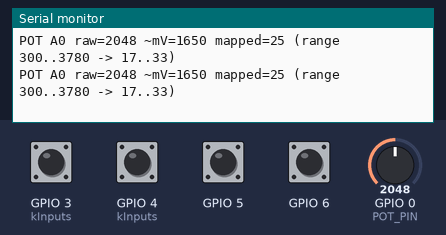
A sketch run on a simulated ESP32-C6. Parts: the last lines printed to the serial monitor. The test bench sets the inputs (shaded band); at power-on: GPIO 3 (kInputs), GPIO 4 (kInputs), GPIO 5, GPIO 6 HIGH, GPIO 0 (POT_PIN) = 2048 (analog values on the 0–4095 scale). Nothing arrives over Bluetooth unless stated; a phone connects over Bluetooth LE 3 s after start.

Above: at 1.5 s.
1.6 s: GPIO 3 (kInputs) pulled LOW for 0.15 s
3.2 s: GPIO 0 (POT_PIN) set to 2866
At 3.21 s:
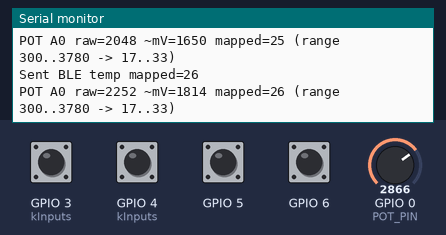
4.7 s: GPIO 4 (kInputs) pulled LOW for 0.15 s
6.3 s: GPIO 5 pulled LOW for 0.15 s
7.9 s: GPIO 6 pulled LOW for 0.15 s
9.5 s: GPIO 0 (POT_PIN) set to 3603
At 9.8 s:
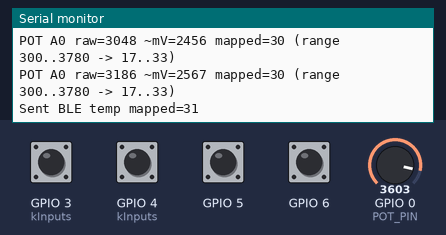
Timing chart, 0 to 12.0 s (numbered marks = the images above; inputs shaded):
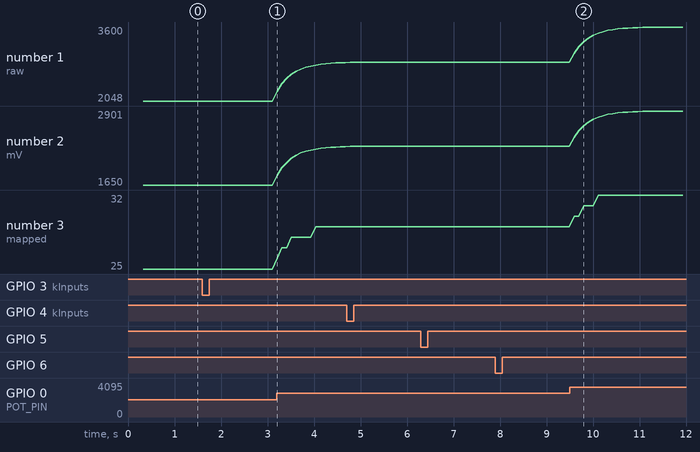

The sketch:

AirconController.ino
```cpp
// Arduino IDE: install "NimBLE-Arduino" by h2zero (Library Manager).
// Board: Seeed XIAO ESP32C6 (ESP32C6 Dev Module or Seeed board package).
//
// Phone/car "Bluetooth" settings may show "Connect" for BLE — that is not the
// same as this app's GATT connection. Use the Aircon Controller foreground
// service to connect for notifications.
#include <Arduino.h>
#include <NimBLEDevice.h>

namespace {
// Seeed XIAO ESP32-C6: tie each pin to GND to press (INPUT_PULLUP). D0 omitted — often busy (boot/USB/etc.).
// Notify byte = Arduino D number: D1→0x01 … D4→0x04 (one byte per press).
struct InputPin {
  int arduinoPin;
  uint8_t notifyByte;
  const char *label;
  bool lastState;
  unsigned long lastEdgeMs;
  int lastLoggedLevel;
};

InputPin kInputs[] = {
    {D1, 0x01, "D1", HIGH, 0, -1},
    {D2, 0x02, "D2", HIGH, 0, -1},
    {D3, 0x03, "D3", HIGH, 0, -1},
    {D4, 0x04, "D4", HIGH, 0, -1},
};

constexpr size_t kNumInputs = sizeof(kInputs) / sizeof(kInputs[0]);
constexpr unsigned long DEBOUNCE_MS = 180;

// B103 potentiometer as temperature dial: ends → 3V3 and GND, wiper → analog input.
// Use A0 on XIAO ESP32-C6 — D6 is UART TX / not valid for this chip's ADC path and will panic on read.
// ESP32 ADC is noisy: multi-sample + EMA. Optional hardware: 100nF from wiper to GND, short leads.
constexpr int POT_PIN = A0;
constexpr unsigned long POT_LOG_INTERVAL_MS = 100;
constexpr int POT_AVG_SAMPLES = 8;
// EMA: filtered = (filtered * (EMA_DEN-1) + sample) / EMA_DEN — higher = smoother, slower to move.
constexpr int POT_EMA_DEN = 4;

// Pot calibration (based on your observed raw range).
// These map the analog dial to the car scale [17..33] where:
// 17 = Low, 33 = High.
// Use a floor close to the actual minimum you see in Serial (e.g. ~300).
constexpr int POT_CAL_MIN_RAW = 300;
constexpr int POT_CAL_MAX_RAW = 3780;

// Car display bounds (inclusive).
constexpr int POT_CAR_MIN = 17;
constexpr int POT_CAR_MAX = 33;

constexpr char DEVICE_NAME[] = "BYD-Aircon";
constexpr char SERVICE_UUID[] = "0f1d2a40-2f5f-4a4d-b3c1-91f7b799f0a1";
constexpr char COMMAND_CHAR_UUID[] = "8388fdd2-cd4e-4f6d-a32f-03c2f0bc62a5";
constexpr char INFO_CHAR_UUID[] = "e90d8e4e-cf9b-4dcc-859b-f8c1db9bea60";

NimBLECharacteristic *commandChar = nullptr;
unsigned long lastPotLogMs = 0;
int potFiltered = -1;
int lastSentTemp = -1;
unsigned long lastSentTempMs = 0;

/** Average many ADC reads + exponential smoothing so the "floor" and dial position don't jump. */
int readPotStable() {
  uint32_t sum = 0;
  for (int i = 0; i < POT_AVG_SAMPLES; i++) {
    sum += analogRead(POT_PIN);
    delayMicroseconds(80);
  }
  int avg = (int)(sum / (unsigned)POT_AVG_SAMPLES);
  if (potFiltered < 0) {
    potFiltered = avg;
  } else {
    potFiltered = (potFiltered * (POT_EMA_DEN - 1) + avg) / POT_EMA_DEN;
  }
  return potFiltered;
}

int mapPotRawToCarScale(int raw) {
  // Clamp to calibrated range.
  if (raw <= POT_CAL_MIN_RAW) return POT_CAR_MIN;
  if (raw >= POT_CAL_MAX_RAW) return POT_CAR_MAX;

  // Linear map: [POT_CAL_MIN_RAW..POT_CAL_MAX_RAW] -> [POT_CAR_MIN..POT_CAR_MAX]
  // Use integer math with rounding.
  const int inSpan = POT_CAL_MAX_RAW - POT_CAL_MIN_RAW;
  const int outSpan = POT_CAR_MAX - POT_CAR_MIN;
  const int x = raw - POT_CAL_MIN_RAW;
  return POT_CAR_MIN + (outSpan * x + inSpan / 2) / inSpan;
}

/** After a central disconnects, advertising must be restarted or reconnects will fail. */
class AirconServerCallbacks : public NimBLEServerCallbacks {
  void onDisconnect(NimBLEServer *pServer, NimBLEConnInfo &connInfo,
                      int reason) override {
    (void)pServer;
    (void)connInfo;
    (void)reason;
    NimBLEDevice::startAdvertising();
  }
};

static AirconServerCallbacks serverCallbacks;
} // namespace

void setupBle() {
  NimBLEDevice::init(DEVICE_NAME);
  NimBLEServer *server = NimBLEDevice::createServer();
  server->setCallbacks(&serverCallbacks);
  NimBLEService *service = server->createService(SERVICE_UUID);

  commandChar = service->createCharacteristic(
      COMMAND_CHAR_UUID, NIMBLE_PROPERTY::READ | NIMBLE_PROPERTY::NOTIFY);
  uint8_t initialCommand = 0x00;
  commandChar->setValue(&initialCommand, 1);

  NimBLECharacteristic *infoChar =
      service->createCharacteristic(INFO_CHAR_UUID, NIMBLE_PROPERTY::READ);
  infoChar->setValue("proto-v1");

  service->start();

  NimBLEAdvertising *advertising = NimBLEDevice::getAdvertising();
  advertising->setName(DEVICE_NAME);
  advertising->addServiceUUID(SERVICE_UUID);
  advertising->start();
}

void setup() {
  Serial.begin(115200);
  delay(300);
  Serial.println("BYD Aircon BLE button boot");
  for (size_t i = 0; i < kNumInputs; i++) {
    pinMode(kInputs[i].arduinoPin, INPUT_PULLUP);
    Serial.printf("%s: pin %d, INPUT_PULLUP — initial level=%d\n", kInputs[i].label,
                   kInputs[i].arduinoPin, digitalRead(kInputs[i].arduinoPin));
  }

  analogReadResolution(12);
  analogSetPinAttenuation(POT_PIN, ADC_11db);
  Serial.printf(
      "POT (B103) on A0: %d-sample avg + EMA — raw/mV every %lu ms\n",
      POT_AVG_SAMPLES, POT_LOG_INTERVAL_MS);

  setupBle();
}

void loop() {
  unsigned long now = millis();

  for (size_t i = 0; i < kNumInputs; i++) {
    InputPin &in = kInputs[i];
    bool st = digitalRead(in.arduinoPin);

    if ((int)st != in.lastLoggedLevel) {
      in.lastLoggedLevel = st;
      Serial.printf("%s (pin %d) level=%d\n", in.label, in.arduinoPin, st);
    }

    bool falling = (in.lastState == HIGH && st == LOW);
    bool debounced = (now - in.lastEdgeMs) >= DEBOUNCE_MS;
    if (falling && debounced && commandChar != nullptr) {
      commandChar->setValue(&in.notifyByte, 1);
      commandChar->notify();
      in.lastEdgeMs = now;
      Serial.printf("Sent BLE command: %s byte=0x%02x\n", in.label, in.notifyByte);
    }
    in.lastState = st;
  }

  if (now - lastPotLogMs >= POT_LOG_INTERVAL_MS) {
    lastPotLogMs = now;
    int raw = readPotStable();
    // Approximate mV from filtered raw (matches ~0–3300 mV at 11 dB on 12-bit).
    int mv = (raw * 3300) / 4095;
    int mapped = mapPotRawToCarScale(raw);
    // Only notify Android when the mapped temp actually changes, and at least 150 ms since last send.
    if (commandChar != nullptr && mapped != lastSentTemp && (now - lastSentTempMs) >= 150) {
      uint8_t tempByte = static_cast<uint8_t>(mapped & 0xFF);
      commandChar->setValue(&tempByte, 1);
      commandChar->notify();
      lastSentTemp = mapped;
      lastSentTempMs = now;
      Serial.printf("Sent BLE temp mapped=%d\n", mapped);
    }
    Serial.printf(
        "POT A0 raw=%d ~mV=%d mapped=%d (range %d..%d -> %d..%d)\n",
        raw,
        mv,
        mapped,
        POT_CAL_MIN_RAW,
        POT_CAL_MAX_RAW,
        POT_CAR_MIN,
        POT_CAR_MAX
    );
  }

  delay(8);
}
```

Measured:
- after the input at 3.2 s, the serial monitor: prints a new line at once (image 1)
- after the input at 9.5 s, the serial monitor: prints a new line after 0.09 s (image 2)
- plotted number 1: 2048 → 2854 after the input at 3.2 s, 2863 → 3600 after the input at 9.5 s
- plotted number 2: 1650 → 2299 after the input at 3.2 s, 2307 → 2901 after the input at 9.5 s
- plotted number 3: 25 → 29 after the input at 3.2 s, 29 → 32 after the input at 9.5 s
